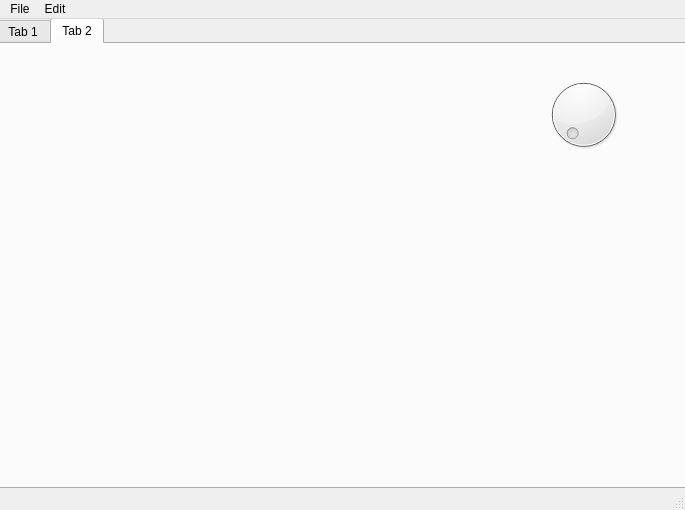
<?xml version="1.0" encoding="UTF-8"?>
<ui version="4.0">
 <class>MainWindow</class>
 <widget class="QMainWindow" name="MainWindow">
  <property name="geometry">
   <rect>
    <x>0</x>
    <y>0</y>
    <width>685</width>
    <height>510</height>
   </rect>
  </property>
  <property name="windowTitle">
   <string>PyQt5 Designer</string>
  </property>
  <widget class="QWidget" name="centralwidget">
   <widget class="QTabWidget" name="tabWidget">
    <property name="geometry">
     <rect>
      <x>-4</x>
      <y>-1</y>
      <width>691</width>
      <height>471</height>
     </rect>
    </property>
    <property name="currentIndex">
     <number>1</number>
    </property>
    <widget class="QWidget" name="tab">
     <attribute name="title">
      <string>Tab 1</string>
     </attribute>
     <widget class="QPushButton" name="pushButton">
      <property name="geometry">
       <rect>
        <x>10</x>
        <y>410</y>
        <width>80</width>
        <height>23</height>
       </rect>
      </property>
      <property name="text">
       <string>PushButton</string>
      </property>
     </widget>
    </widget>
    <widget class="QWidget" name="tab_2">
     <attribute name="title">
      <string>Tab 2</string>
     </attribute>
     <widget class="QDial" name="dial">
      <property name="geometry">
       <rect>
        <x>540</x>
        <y>30</y>
        <width>91</width>
        <height>81</height>
       </rect>
      </property>
     </widget>
    </widget>
   </widget>
  </widget>
  <widget class="QMenuBar" name="menubar">
   <property name="geometry">
    <rect>
     <x>0</x>
     <y>0</y>
     <width>685</width>
     <height>20</height>
    </rect>
   </property>
   <widget class="QMenu" name="menuFile">
    <property name="title">
     <string>File</string>
    </property>
    <widget class="QMenu" name="menuSubmenu">
     <property name="title">
      <string>Submenu</string>
     </property>
     <addaction name="actionItem_1"/>
     <addaction name="actionItem_2"/>
    </widget>
    <addaction name="actionNew"/>
    <addaction name="separator"/>
    <addaction name="actionExit_2"/>
    <addaction name="menuSubmenu"/>
   </widget>
   <widget class="QMenu" name="menuEdit">
    <property name="title">
     <string>Edit</string>
    </property>
   </widget>
   <addaction name="menuFile"/>
   <addaction name="menuEdit"/>
  </widget>
  <widget class="QStatusBar" name="statusbar">
   <property name="statusTip">
    <string>Text in Statusbar</string>
   </property>
  </widget>
  <action name="actionNew">
   <property name="icon">
    <iconset>
     <normaloff>icons/icons8-new-file-48.png</normaloff>icons/icons8-new-file-48.png</iconset>
   </property>
   <property name="text">
    <string>New</string>
   </property>
  </action>
  <action name="actionExit">
   <property name="text">
    <string>Exit</string>
   </property>
  </action>
  <action name="actionExit_2">
   <property name="icon">
    <iconset>
     <normaloff>icons/icons8-fire-exit-30.png</normaloff>icons/icons8-fire-exit-30.png</iconset>
   </property>
   <property name="text">
    <string>Exit</string>
   </property>
   <property name="statusTip">
    <string>Click to exit the application.</string>
   </property>
   <property name="shortcut">
    <string>Shift+X</string>
   </property>
  </action>
  <action name="actionItem_1">
   <property name="text">
    <string>Item 1</string>
   </property>
  </action>
  <action name="actionItem_2">
   <property name="text">
    <string>Item 2</string>
   </property>
  </action>
 </widget>
 <resources/>
 <connections>
  <connection>
   <sender>actionExit_2</sender>
   <signal>triggered()</signal>
   <receiver>MainWindow</receiver>
   <slot>close()</slot>
   <hints>
    <hint type="sourcelabel">
     <x>-1</x>
     <y>-1</y>
    </hint>
    <hint type="destinationlabel">
     <x>342</x>
     <y>254</y>
    </hint>
   </hints>
  </connection>
 </connections>
</ui>
